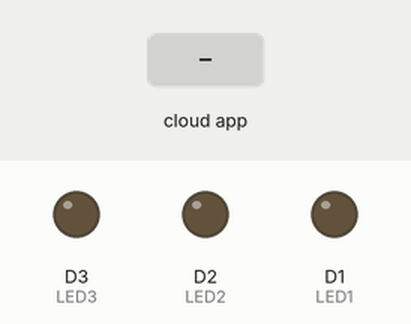
Recording of a sketch running on a simulated ESP8266 (NodeMCU). Shown: output pins drawn as LEDs (lit = HIGH). Inputs (shaded band) come from the test bench. WiFi joins after 1.5 s; servers stay silent unless stated; what the sketch prints to the serial monitor is not drawn.

Above: at 2.7 s.
2.8 s: the phone or cloud app sets YOUR_DEVICE_ID_LED1 to 1
At 3.7 s:
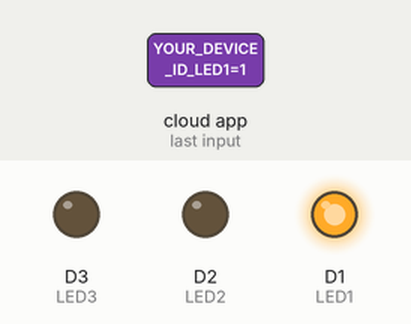
4.3 s: the phone or cloud app sets YOUR_DEVICE_ID_LED2 to 1
At 4.8 s:
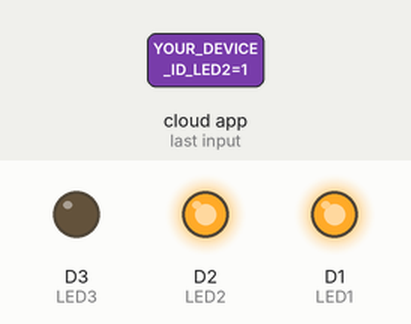
5.8 s: the phone or cloud app sets YOUR_DEVICE_ID_LED1 to 0
At 7.0 s:
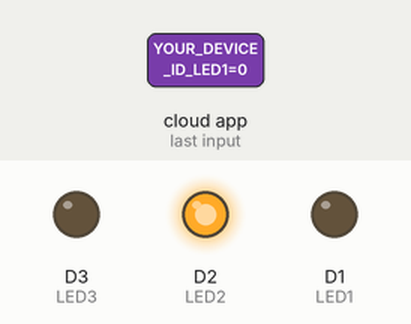
7.3 s: the phone or cloud app sets YOUR_DEVICE_ID_LED3 to 1
At 8.3 s:
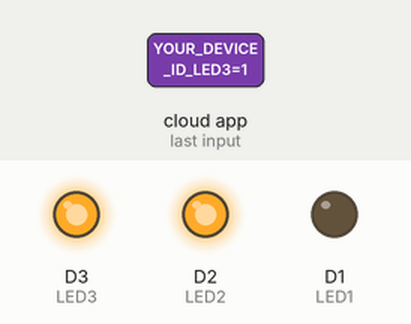
8.8 s: the phone or cloud app sets YOUR_DEVICE_ID_LED2 to 0
At 9.4 s:
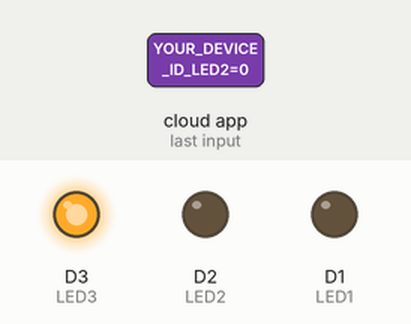
10.3 s: the phone or cloud app sets YOUR_DEVICE_ID_LED1 to 1
At 10.6 s:
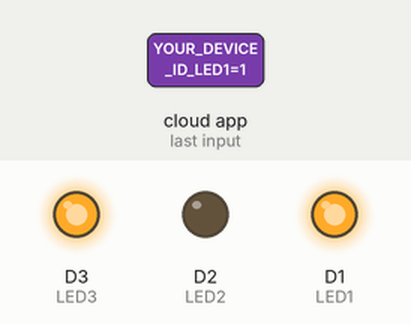
Timing chart, 0 to 12.8 s (numbered marks = the images above; inputs shaded):
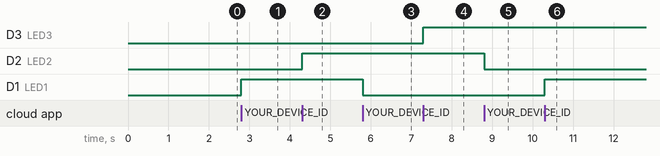

The sketch:

esp8266-iot-home-3leds.ino
```cpp
#include <Arduino.h>
#include <ESP8266WiFi.h>
#include <SinricPro.h>
#include <SinricProSwitch.h>

// WiFi Credentials
#define WIFI_SSID     "YOUR_WIFI_SSID"
#define WIFI_PASS     "YOUR_WIFI_PASSWORD"

// Sinric Pro Credentials
#define APP_KEY       "YOUR_APP_KEY"
#define APP_SECRET    "YOUR_APP_SECRET"

// Your 3 device IDs from Sinric Pro
#define DEVICE_ID1    "YOUR_DEVICE_ID_LED1"
#define DEVICE_ID2    "YOUR_DEVICE_ID_LED2"
#define DEVICE_ID3    "YOUR_DEVICE_ID_LED3"

// LED pins
#define LED1 D1
#define LED2 D2
#define LED3 D3

// Callback function for LED control
bool onPowerState(const String &deviceId, bool &state) {
  if (deviceId == DEVICE_ID1) {
    digitalWrite(LED1, state ? HIGH : LOW);
    Serial.printf("LED1 %s\r\n", state ? "ON" : "OFF");
  }
  else if (deviceId == DEVICE_ID2) {
    digitalWrite(LED2, state ? HIGH : LOW);
    Serial.printf("LED2 %s\r\n", state ? "ON" : "OFF");
  }
  else if (deviceId == DEVICE_ID3) {
    digitalWrite(LED3, state ? HIGH : LOW);
    Serial.printf("LED3 %s\r\n", state ? "ON" : "OFF");
  }
  return true; // request handled properly
}

void setupWiFi() {
  Serial.printf("\r\n[WiFi] Connecting to %s", WIFI_SSID);
  WiFi.begin(WIFI_SSID, WIFI_PASS);
  while (WiFi.status() != WL_CONNECTED) {
    Serial.print(".");
    delay(250);
  }
  Serial.printf("\r\n[WiFi] Connected! IP: %s\r\n", WiFi.localIP().toString().c_str());
}

void setupSinricPro() {
  SinricProSwitch &mySwitch1 = SinricPro[DEVICE_ID1];
  mySwitch1.onPowerState(onPowerState);

  SinricProSwitch &mySwitch2 = SinricPro[DEVICE_ID2];
  mySwitch2.onPowerState(onPowerState);

  SinricProSwitch &mySwitch3 = SinricPro[DEVICE_ID3];
  mySwitch3.onPowerState(onPowerState);

  SinricPro.onConnected([](){ Serial.printf("Connected to SinricPro\r\n"); });
  SinricPro.onDisconnected([](){ Serial.printf("Disconnected from SinricPro\r\n"); });

  SinricPro.begin(APP_KEY, APP_SECRET);
}

void setup() {
  Serial.begin(115200);

  pinMode(LED1, OUTPUT);
  pinMode(LED2, OUTPUT);
  pinMode(LED3, OUTPUT);

  setupWiFi();
  setupSinricPro();
}

void loop() {
  SinricPro.handle();
}
```

Measured:
- after the input at 2.8 s, D1 (LED1): LOW → HIGH at once
- after the input at 4.3 s, D2 (LED2): LOW → HIGH at once
- after the input at 5.8 s, D1 (LED1): HIGH → LOW at once
- after the input at 7.3 s, D3 (LED3): LOW → HIGH at once
- after the input at 8.8 s, D2 (LED2): HIGH → LOW at once
- after the input at 10.3 s, D1 (LED1): LOW → HIGH at once
